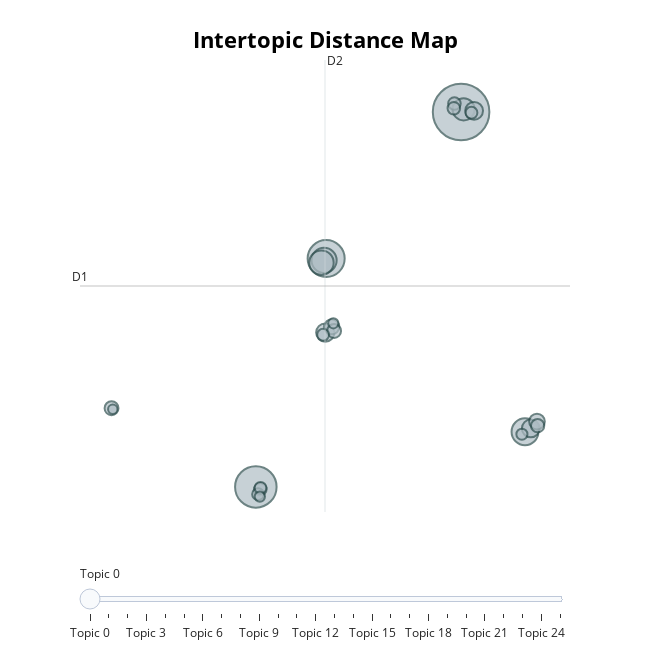

Write notebook code for a chart like this one.
### Code cell
topic_model.visualize_topics()

### Figure 1 — Plotly figure (JSON) as saved in the notebook; plotly's stock layout.template omitted (floating-point values rounded to 4 significant figures)
{"data": [{"customdata": [[0, "energy | power | energy storage | renewable | renewable energy", 182], [1, "production | biomass | ammonia | carbon | renewable", 98], [2, "water | oxygen | current | hydrogen | cost", 78], [3, "vehicles | fuel | transportation | emissions | fuel cell", 41], [4, "water | electrolysis | water electrolysis | hydrogen production | electrolyzer", 36], [5, "solar | water | energy | temperature | heat", 34], [6, "wind | wind energy | hydrogen | production | wind power", 28], [7, "countries | green hydrogen | hydrogen | renewable | renewable energy", 19], [8, "supply chain | hydrogen supply chain | hydrogen supply | supply | infrastructure", 18], [9, "gas | hydrogen storage | hydrogen | electricity | capacity", 18], [10, "wind | hydrogen energy | hydrogen production | energy technologies | production", 14], [11, "green | green hydrogen | hydrogen | hydrogen production | green hydrogen production", 13], [12, "hydrogen | kgh2 | supply chain | hydrogen supply | low carbon", 11], [13, "energy | 2050 | sector | electricity | emissions", 11], [14, "supply chain | hydrogen supply | hydrogen supply chain | hydrogen | supply chains", 10], [15, "gas | power gas | natural gas | production costs | electricity", 9], [16, "station | green | vehicles | fuel cell | fuel", 9], [17, "vehicles | energy | costs | fuel cell | fuel", 9], [18, "technologies | renewable | energy | energy storage | heat", 8], [19, "gas | natural gas | wind power | renewable energy | flow", 8], [20, "solid | energy storage | power | electricity | energy", 8], [21, "energy | fuel | global | global energy | environmental", 8], [22, "diesel | gas | fuel | hydrogen | fuels", 7], [23, "production | solar | electricity | energy | coal", 6], [24, "gas | electricity | natural gas | h2 production | production", 6], [25, "power | electricity generation | capacity | intermittent | electricity", 5]], "hovertemplate": "<b>Topic %{customdata[0]}</b><br>%{customdata[1]}<br>Size: %{customdata[2]}", "legendgroup": "", "marker": {"color": "#B0BEC5", "line": {"color": "DarkSlateGrey", "width": 2}, "size": [182, 98, 78, 41, 36, 34, 28, 19, 18, 18, 14, 13, 11, 11, 10, 9, 9, 9, 8, 8, 8, 8, 7, 6, 6, 5], "sizemode": "area", "sizeref": 0.1138, "symbol": "circle"}, "mode": "markers", "name": "", "orientation": "v", "showlegend": false, "type": "scatter", "x": [9.637, -4.567, 0.2985, 14.06, 0.1566, -0.02629, 9.81, 0.2388, 14.46, 10.54, 14.89, 0.6853, 0.8483, -14.55, 14.93, -4.257, 9.176, 9.134, -4.411, 10.35, -4.243, 0.09139, 13.85, 0.7954, -4.29, -14.47], "xaxis": "x", "y": [22.12, -7.313, 10.62, -2.983, 10.48, 10.3, 22.34, 4.802, -2.723, 22.22, -2.187, 5.26, 4.933, -1.137, -2.507, -7.501, 22.79, 22.41, -7.884, 22.07, -7.389, 4.633, -3.179, 5.535, -8.074, -1.22], "yaxis": "y"}], "layout": {"annotations": [{"showarrow": false, "text": "D1", "x": -16.74, "y": 8.462, "yshift": 10}, {"showarrow": false, "text": "D2", "x": 0.2192, "xshift": 10, "y": 26.21}], "height": 650, "hoverlabel": {"bgcolor": "white", "font": {"family": "Rockwell", "size": 16}}, "legend": {"itemsizing": "constant", "tracegroupgap": 0}, "margin": {"t": 60}, "shapes": [{"line": {"color": "#CFD8DC", "width": 2}, "type": "line", "x0": 0.2192, "x1": 0.2192, "y0": -9.285, "y1": 26.21}, {"line": {"color": "#9E9E9E", "width": 2}, "type": "line", "x0": -16.74, "x1": 17.17, "y0": 8.462, "y1": 8.462}], "sliders": [{"active": 0, "pad": {"t": 50}, "steps": [{"args": [{"marker.color": [["red", "#B0BEC5", "#B0BEC5", "#B0BEC5", "#B0BEC5", "#B0BEC5", "#B0BEC5", "#B0BEC5", "#B0BEC5", "#B0BEC5", "#B0BEC5", "#B0BEC5", "#B0BEC5", "#B0BEC5", "#B0BEC5", "#B0BEC5", "#B0BEC5", "#B0BEC5", "#B0BEC5", "#B0BEC5", "#B0BEC5", "#B0BEC5", "#B0BEC5", "#B0BEC5", "#B0BEC5", "#B0BEC5"]]}], "label": "Topic 0", "method": "update"}, {"args": [{"marker.color": [["#B0BEC5", "red", "#B0BEC5", "#B0BEC5", "#B0BEC5", "#B0BEC5", "#B0BEC5", "#B0BEC5", "#B0BEC5", "#B0BEC5", "#B0BEC5", "#B0BEC5", "#B0BEC5", "#B0BEC5", "#B0BEC5", "#B0BEC5", "#B0BEC5", "#B0BEC5", "#B0BEC5", "#B0BEC5", "#B0BEC5", "#B0BEC5", "#B0BEC5", "#B0BEC5", "#B0BEC5", "#B0BEC5"]]}], "label": "Topic 1", "method": "update"}, {"args": [{"marker.color": [["#B0BEC5", "#B0BEC5", "red", "#B0BEC5", "#B0BEC5", "#B0BEC5", "#B0BEC5", "#B0BEC5", "#B0BEC5", "#B0BEC5", "#B0BEC5", "#B0BEC5", "#B0BEC5", "#B0BEC5", "#B0BEC5", "#B0BEC5", "#B0BEC5", "#B0BEC5", "#B0BEC5", "#B0BEC5", "#B0BEC5", "#B0BEC5", "#B0BEC5", "#B0BEC5", "#B0BEC5", "#B0BEC5"]]}], "label": "Topic 2", "method": "update"}, {"args": [{"marker.color": [["#B0BEC5", "#B0BEC5", "#B0BEC5", "red", "#B0BEC5", "#B0BEC5", "#B0BEC5", "#B0BEC5", "#B0BEC5", "#B0BEC5", "#B0BEC5", "#B0BEC5", "#B0BEC5", "#B0BEC5", "#B0BEC5", "#B0BEC5", "#B0BEC5", "#B0BEC5", "#B0BEC5", "#B0BEC5", "#B0BEC5", "#B0BEC5", "#B0BEC5", "#B0BEC5", "#B0BEC5", "#B0BEC5"]]}], "label": "Topic 3", "method": "update"}, {"args": [{"marker.color": [["#B0BEC5", "#B0BEC5", "#B0BEC5", "#B0BEC5", "red", "#B0BEC5", "#B0BEC5", "#B0BEC5", "#B0BEC5", "#B0BEC5", "#B0BEC5", "#B0BEC5", "#B0BEC5", "#B0BEC5", "#B0BEC5", "#B0BEC5", "#B0BEC5", "#B0BEC5", "#B0BEC5", "#B0BEC5", "#B0BEC5", "#B0BEC5", "#B0BEC5", "#B0BEC5", "#B0BEC5", "#B0BEC5"]]}], "label": "Topic 4", "method": "update"}, {"args": [{"marker.color": [["#B0BEC5", "#B0BEC5", "#B0BEC5", "#B0BEC5", "#B0BEC5", "red", "#B0BEC5", "#B0BEC5", "#B0BEC5", "#B0BEC5", "#B0BEC5", "#B0BEC5", "#B0BEC5", "#B0BEC5", "#B0BEC5", "#B0BEC5", "#B0BEC5", "#B0BEC5", "#B0BEC5", "#B0BEC5", "#B0BEC5", "#B0BEC5", "#B0BEC5", "#B0BEC5", "#B0BEC5", "#B0BEC5"]]}], "label": "Topic 5", "method": "update"}, {"args": [{"marker.color": [["#B0BEC5", "#B0BEC5", "#B0BEC5", "#B0BEC5", "#B0BEC5", "#B0BEC5", "red", "#B0BEC5", "#B0BEC5", "#B0BEC5", "#B0BEC5", "#B0BEC5", "#B0BEC5", "#B0BEC5", "#B0BEC5", "#B0BEC5", "#B0BEC5", "#B0BEC5", "#B0BEC5", "#B0BEC5", "#B0BEC5", "#B0BEC5", "#B0BEC5", "#B0BEC5", "#B0BEC5", "#B0BEC5"]]}], "label": "Topic 6", "method": "update"}, {"args": [{"marker.color": [["#B0BEC5", "#B0BEC5", "#B0BEC5", "#B0BEC5", "#B0BEC5", "#B0BEC5", "#B0BEC5", "red", "#B0BEC5", "#B0BEC5", "#B0BEC5", "#B0BEC5", "#B0BEC5", "#B0BEC5", "#B0BEC5", "#B0BEC5", "#B0BEC5", "#B0BEC5", "#B0BEC5", "#B0BEC5", "#B0BEC5", "#B0BEC5", "#B0BEC5", "#B0BEC5", "#B0BEC5", "#B0BEC5"]]}], "label": "Topic 7", "method": "update"}, {"args": [{"marker.color": [["#B0BEC5", "#B0BEC5", "#B0BEC5", "#B0BEC5", "#B0BEC5", "#B0BEC5", "#B0BEC5", "#B0BEC5", "red", "#B0BEC5", "#B0BEC5", "#B0BEC5", "#B0BEC5", "#B0BEC5", "#B0BEC5", "#B0BEC5", "#B0BEC5", "#B0BEC5", "#B0BEC5", "#B0BEC5", "#B0BEC5", "#B0BEC5", "#B0BEC5", "#B0BEC5", "#B0BEC5", "#B0BEC5"]]}], "label": "Topic 8", "method": "update"}, {"args": [{"marker.color": [["#B0BEC5", "#B0BEC5", "#B0BEC5", "#B0BEC5", "#B0BEC5", "#B0BEC5", "#B0BEC5", "#B0BEC5", "#B0BEC5", "red", "#B0BEC5", "#B0BEC5", "#B0BEC5", "#B0BEC5", "#B0BEC5", "#B0BEC5", "#B0BEC5", "#B0BEC5", "#B0BEC5", "#B0BEC5", "#B0BEC5", "#B0BEC5", "#B0BEC5", "#B0BEC5", "#B0BEC5", "#B0BEC5"]]}], "label": "Topic 9", "method": "update"}, {"args": [{"marker.color": [["#B0BEC5", "#B0BEC5", "#B0BEC5", "#B0BEC5", "#B0BEC5", "#B0BEC5", "#B0BEC5", "#B0BEC5", "#B0BEC5", "#B0BEC5", "red", "#B0BEC5", "#B0BEC5", "#B0BEC5", "#B0BEC5", "#B0BEC5", "#B0BEC5", "#B0BEC5", "#B0BEC5", "#B0BEC5", "#B0BEC5", "#B0BEC5", "#B0BEC5", "#B0BEC5", "#B0BEC5", "#B0BEC5"]]}], "label": "Topic 10", "method": "update"}, {"args": [{"marker.color": [["#B0BEC5", "#B0BEC5", "#B0BEC5", "#B0BEC5", "#B0BEC5", "#B0BEC5", "#B0BEC5", "#B0BEC5", "#B0BEC5", "#B0BEC5", "#B0BEC5", "red", "#B0BEC5", "#B0BEC5", "#B0BEC5", "#B0BEC5", "#B0BEC5", "#B0BEC5", "#B0BEC5", "#B0BEC5", "#B0BEC5", "#B0BEC5", "#B0BEC5", "#B0BEC5", "#B0BEC5", "#B0BEC5"]]}], "label": "Topic 11", "method": "update"}, {"args": [{"marker.color": [["#B0BEC5", "#B0BEC5", "#B0BEC5", "#B0BEC5", "#B0BEC5", "#B0BEC5", "#B0BEC5", "#B0BEC5", "#B0BEC5", "#B0BEC5", "#B0BEC5", "#B0BEC5", "red", "#B0BEC5", "#B0BEC5", "#B0BEC5", "#B0BEC5", "#B0BEC5", "#B0BEC5", "#B0BEC5", "#B0BEC5", "#B0BEC5", "#B0BEC5", "#B0BEC5", "#B0BEC5", "#B0BEC5"]]}], "label": "Topic 12", "method": "update"}, {"args": [{"marker.color": [["#B0BEC5", "#B0BEC5", "#B0BEC5", "#B0BEC5", "#B0BEC5", "#B0BEC5", "#B0BEC5", "#B0BEC5", "#B0BEC5", "#B0BEC5", "#B0BEC5", "#B0BEC5", "#B0BEC5", "red", "#B0BEC5", "#B0BEC5", "#B0BEC5", "#B0BEC5", "#B0BEC5", "#B0BEC5", "#B0BEC5", "#B0BEC5", "#B0BEC5", "#B0BEC5", "#B0BEC5", "#B0BEC5"]]}], "label": "Topic 13", "method": "update"}, {"args": [{"marker.color": [["#B0BEC5", "#B0BEC5", "#B0BEC5", "#B0BEC5", "#B0BEC5", "#B0BEC5", "#B0BEC5", "#B0BEC5", "#B0BEC5", "#B0BEC5", "#B0BEC5", "#B0BEC5", "#B0BEC5", "#B0BEC5", "red", "#B0BEC5", "#B0BEC5", "#B0BEC5", "#B0BEC5", "#B0BEC5", "#B0BEC5", "#B0BEC5", "#B0BEC5", "#B0BEC5", "#B0BEC5", "#B0BEC5"]]}], "label": "Topic 14", "method": "update"}, {"args": [{"marker.color": [["#B0BEC5", "#B0BEC5", "#B0BEC5", "#B0BEC5", "#B0BEC5", "#B0BEC5", "#B0BEC5", "#B0BEC5", "#B0BEC5", "#B0BEC5", "#B0BEC5", "#B0BEC5", "#B0BEC5", "#B0BEC5", "#B0BEC5", "red", "#B0BEC5", "#B0BEC5", "#B0BEC5", "#B0BEC5", "#B0BEC5", "#B0BEC5", "#B0BEC5", "#B0BEC5", "#B0BEC5", "#B0BEC5"]]}], "label": "Topic 15", "method": "update"}, {"args": [{"marker.color": [["#B0BEC5", "#B0BEC5", "#B0BEC5", "#B0BEC5", "#B0BEC5", "#B0BEC5", "#B0BEC5", "#B0BEC5", "#B0BEC5", "#B0BEC5", "#B0BEC5", "#B0BEC5", "#B0BEC5", "#B0BEC5", "#B0BEC5", "#B0BEC5", "red", "#B0BEC5", "#B0BEC5", "#B0BEC5", "#B0BEC5", "#B0BEC5", "#B0BEC5", "#B0BEC5", "#B0BEC5", "#B0BEC5"]]}], "label": "Topic 16", "method": "update"}, {"args": [{"marker.color": [["#B0BEC5", "#B0BEC5", "#B0BEC5", "#B0BEC5", "#B0BEC5", "#B0BEC5", "#B0BEC5", "#B0BEC5", "#B0BEC5", "#B0BEC5", "#B0BEC5", "#B0BEC5", "#B0BEC5", "#B0BEC5", "#B0BEC5", "#B0BEC5", "#B0BEC5", "red", "#B0BEC5", "#B0BEC5", "#B0BEC5", "#B0BEC5", "#B0BEC5", "#B0BEC5", "#B0BEC5", "#B0BEC5"]]}], "label": "Topic 17", "method": "update"}, {"args": [{"marker.color": [["#B0BEC5", "#B0BEC5", "#B0BEC5", "#B0BEC5", "#B0BEC5", "#B0BEC5", "#B0BEC5", "#B0BEC5", "#B0BEC5", "#B0BEC5", "#B0BEC5", "#B0BEC5", "#B0BEC5", "#B0BEC5", "#B0BEC5", "#B0BEC5", "#B0BEC5", "#B0BEC5", "red", "#B0BEC5", "#B0BEC5", "#B0BEC5", "#B0BEC5", "#B0BEC5", "#B0BEC5", "#B0BEC5"]]}], "label": "Topic 18", "method": "update"}, {"args": [{"marker.color": [["#B0BEC5", "#B0BEC5", "#B0BEC5", "#B0BEC5", "#B0BEC5", "#B0BEC5", "#B0BEC5", "#B0BEC5", "#B0BEC5", "#B0BEC5", "#B0BEC5", "#B0BEC5", "#B0BEC5", "#B0BEC5", "#B0BEC5", "#B0BEC5", "#B0BEC5", "#B0BEC5", "#B0BEC5", "red", "#B0BEC5", "#B0BEC5", "#B0BEC5", "#B0BEC5", "#B0BEC5", "#B0BEC5"]]}], "label": "Topic 19", "method": "update"}, {"args": [{"marker.color": [["#B0BEC5", "#B0BEC5", "#B0BEC5", "#B0BEC5", "#B0BEC5", "#B0BEC5", "#B0BEC5", "#B0BEC5", "#B0BEC5", "#B0BEC5", "#B0BEC5", "#B0BEC5", "#B0BEC5", "#B0BEC5", "#B0BEC5", "#B0BEC5", "#B0BEC5", "#B0BEC5", "#B0BEC5", "#B0BEC5", "red", "#B0BEC5", "#B0BEC5", "#B0BEC5", "#B0BEC5", "#B0BEC5"]]}], "label": "Topic 20", "method": "update"}, {"args": [{"marker.color": [["#B0BEC5", "#B0BEC5", "#B0BEC5", "#B0BEC5", "#B0BEC5", "#B0BEC5", "#B0BEC5", "#B0BEC5", "#B0BEC5", "#B0BEC5", "#B0BEC5", "#B0BEC5", "#B0BEC5", "#B0BEC5", "#B0BEC5", "#B0BEC5", "#B0BEC5", "#B0BEC5", "#B0BEC5", "#B0BEC5", "#B0BEC5", "red", "#B0BEC5", "#B0BEC5", "#B0BEC5", "#B0BEC5"]]}], "label": "Topic 21", "method": "update"}, {"args": [{"marker.color": [["#B0BEC5", "#B0BEC5", "#B0BEC5", "#B0BEC5", "#B0BEC5", "#B0BEC5", "#B0BEC5", "#B0BEC5", "#B0BEC5", "#B0BEC5", "#B0BEC5", "#B0BEC5", "#B0BEC5", "#B0BEC5", "#B0BEC5", "#B0BEC5", "#B0BEC5", "#B0BEC5", "#B0BEC5", "#B0BEC5", "#B0BEC5", "#B0BEC5", "red", "#B0BEC5", "#B0BEC5", "#B0BEC5"]]}], "label": "Topic 22", "method": "update"}, {"args": [{"marker.color": [["#B0BEC5", "#B0BEC5", "#B0BEC5", "#B0BEC5", "#B0BEC5", "#B0BEC5", "#B0BEC5", "#B0BEC5", "#B0BEC5", "#B0BEC5", "#B0BEC5", "#B0BEC5", "#B0BEC5", "#B0BEC5", "#B0BEC5", "#B0BEC5", "#B0BEC5", "#B0BEC5", "#B0BEC5", "#B0BEC5", "#B0BEC5", "#B0BEC5", "#B0BEC5", "red", "#B0BEC5", "#B0BEC5"]]}], "label": "Topic 23", "method": "update"}, {"args": [{"marker.color": [["#B0BEC5", "#B0BEC5", "#B0BEC5", "#B0BEC5", "#B0BEC5", "#B0BEC5", "#B0BEC5", "#B0BEC5", "#B0BEC5", "#B0BEC5", "#B0BEC5", "#B0BEC5", "#B0BEC5", "#B0BEC5", "#B0BEC5", "#B0BEC5", "#B0BEC5", "#B0BEC5", "#B0BEC5", "#B0BEC5", "#B0BEC5", "#B0BEC5", "#B0BEC5", "#B0BEC5", "red", "#B0BEC5"]]}], "label": "Topic 24", "method": "update"}, {"args": [{"marker.color": [["#B0BEC5", "#B0BEC5", "#B0BEC5", "#B0BEC5", "#B0BEC5", "#B0BEC5", "#B0BEC5", "#B0BEC5", "#B0BEC5", "#B0BEC5", "#B0BEC5", "#B0BEC5", "#B0BEC5", "#B0BEC5", "#B0BEC5", "#B0BEC5", "#B0BEC5", "#B0BEC5", "#B0BEC5", "#B0BEC5", "#B0BEC5", "#B0BEC5", "#B0BEC5", "#B0BEC5", "#B0BEC5", "red"]]}], "label": "Topic 25", "method": "update"}]}], "title": {"font": {"color": "Black", "size": 22}, "text": "<b>Intertopic Distance Map</b>", "x": 0.5, "xanchor": "center", "y": 0.95, "yanchor": "top"}, "width": 650, "xaxis": {"anchor": "y", "domain": [0, 1], "range": [-16.74, 17.17], "title": {"text": ""}, "visible": false}, "yaxis": {"anchor": "x", "domain": [0, 1], "range": [-9.285, 26.21], "title": {"text": ""}, "visible": false}}}
